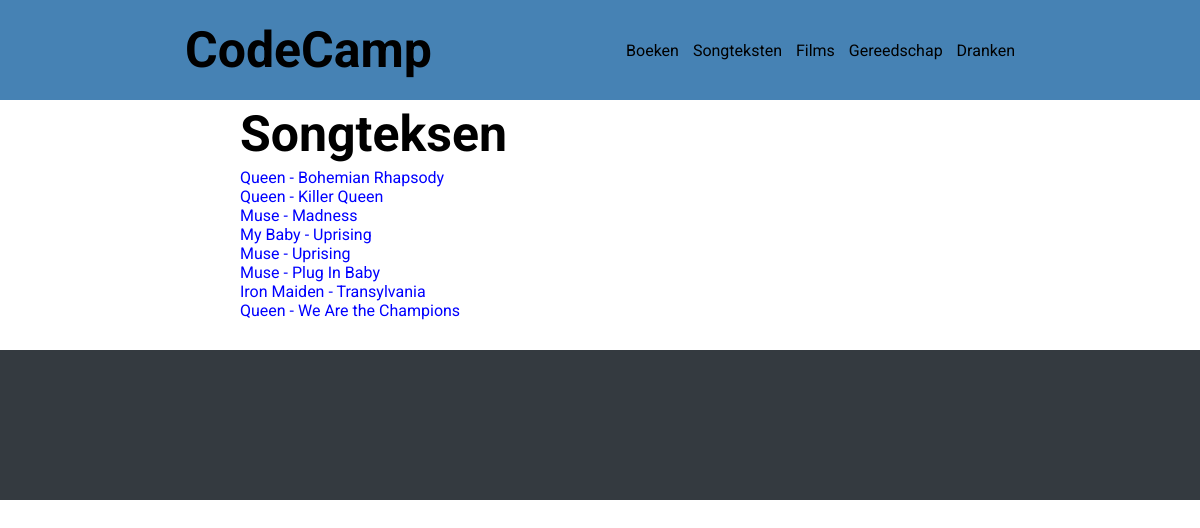
The page /songteksten/index.php on the database its author committed.
### tables this page shows
CREATE TABLE `songteksten` (
  `id` int(11) NOT NULL,
  `titel` varchar(255) NOT NULL,
  `artiest` varchar(255) NOT NULL,
  `songtekst` text NOT NULL,
  `kleur` varchar(255) DEFAULT NULL
);

### songteksten/index.php (the view, shortened to what this page needs)
<!DOCTYPE html>
<html lang="nl">
<head>
  <?php require_once '../head.php' ?>
</head>
<body>
  <header>
    <?php require_once '../header.php' ?>
  </header>
  <main>
    <div class="wrapper">
      <?php
      $query = "SELECT * FROM songteksten";
      $statement = $conn->prepare($query);
      $statement->execute();
      $songteksten = $statement->fetchAll(PDO::FETCH_ASSOC);
      ?>
      <h1>Songteksen</h1>
      <div class="songteksten-menu">
        <?php foreach($songteksten as $songtekst): ?>
        <a href="songtekst.php?id=<?php echo $songtekst['id']; ?>"><?php echo $songtekst['artiest'] ?> - <?php echo $songtekst['titel'] ?></a>
        <?php endforeach ?>
      </div>
    </div>
  </main>
  <footer>
  </footer>
</body>
</html>

### head.php (shortened to what this page needs)
<link rel="stylesheet" href="<?php echo $base_url; ?>/css/main.css">

### header.php
<div class="header-wrapper">
    <div class="header-center">
        <a href="<?php echo $base_url; ?>/index.php">
            <h1>CodeCamp</h1>
        </a>
        <nav>
            <a href="<?php echo $base_url; ?>/boeken/index.php">Boeken</a>
            <a href="<?php echo $base_url; ?>/songteksten/index.php">Songteksten</a>
            <a href="<?php echo $base_url; ?>/films/index.php">Films</a>
            <a href="<?php echo $base_url; ?>/gereedschap/index.php">Gereedschap</a>
            <a href="<?php echo $base_url; ?>/dranken/index.php">Dranken</a>
        </nav>
    </div>
</div>

### CSS/main.css (style rules this page uses)
* { margin: 0; padding: 0; }
body { font-family: 'roboto', sans-serif; }
a { text-decoration: none; color: blue; }
h1 { font-size: 50px; }
.wrapper { margin: 0 auto; width: 60%; }
h1 { margin: 5px 0 }
.header-wrapper { height: 100px; background-color: #4682b4; }
.header-center { width: 70%; height: 100%; margin: 0 auto; display: flex; align-items: center; justify-content: space-between; }
.header-center h1 { font-size: 50px; }
.header-center a { text-decoration: none; color: black; padding: 0 5px; }
footer { height: 150px; color: #fff; background-color: #343a40; margin-top: 30px; }
.songteksten-menu { display: flex; flex-direction: column; margin-bottom: 5px; }

### rows shown on the page
songteksten: artiest "Queen", titel "Bohemian Rhapsody"
songteksten: artiest "Queen", titel "Killer Queen"
songteksten: artiest "Muse", titel "Madness"
songteksten: artiest "My Baby", titel "Uprising"
songteksten: artiest "Muse", titel "Uprising"
songteksten: artiest "Muse", titel "Plug In Baby"
songteksten: artiest "Iron Maiden", titel "Transylvania"
songteksten: artiest "Queen", titel "We Are the Champions"
